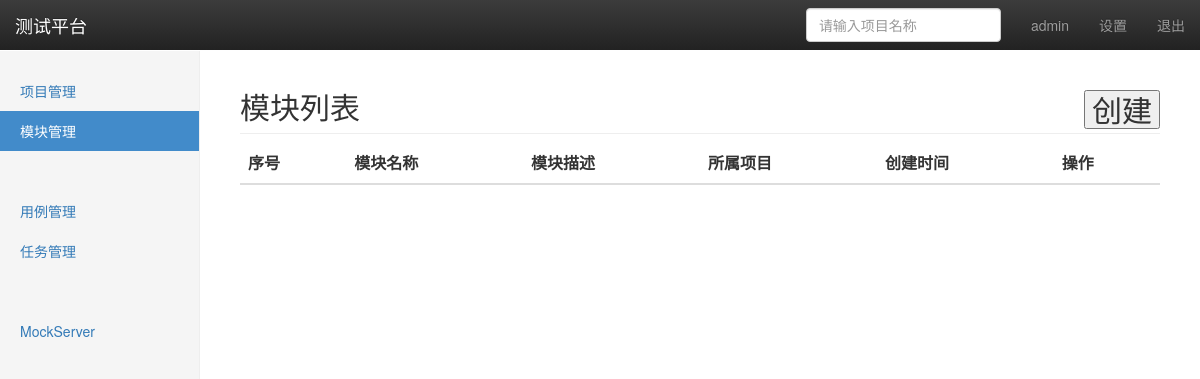
The page /manage/module/ (signed in) on the database as committed earlier.
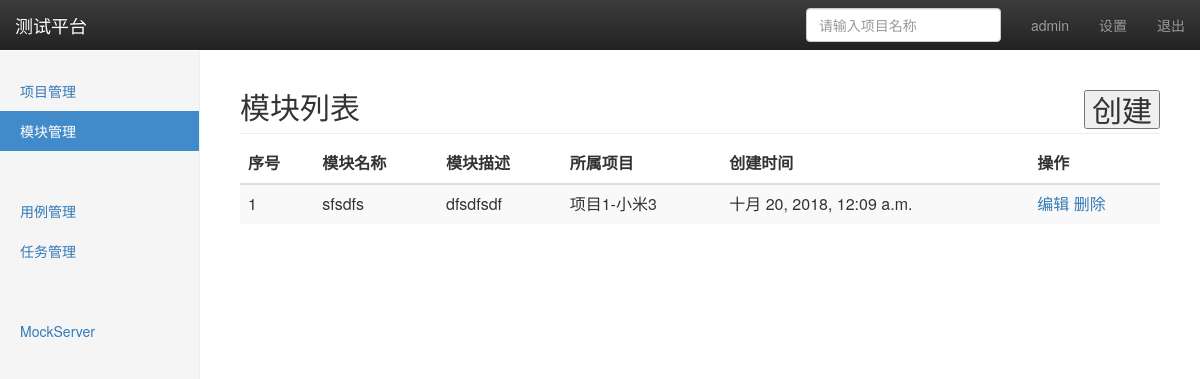
The same page on the database as committed later.
### project_app/models.py (models this page shows, shortened)
class module(models.Model):
	project = models.ForeignKey(project,on_delete=models.CASCADE)
	name = models.CharField('模块名称',max_length=50,default='')
	description = models.TextField('模块表述',default='')
	create_time = models.DateTimeField('创建时间',auto_now=True)

class project(models.Model):
	name = models.CharField('项目名称',max_length=50,blank=False,default='')
	description = models.TextField('项目描述',default='')
	status = models.BooleanField('状态',default=True)
	create_time = models.DateTimeField('创建时间',auto_now=True)
	def __str__(self):
		return self.name

### project_app/views/module_views.py (the view)
# urls.py: path('module/', module_views.module_manage),
@login_required
def module_manage(requests):
	username = requests.session.get('user','')
	module_all = module.objects.all()
	return render(requests,'module.html',{'user':username,'modules':module_all,'type':'list'})

### templates/module.html (shortened to what this page needs)
{% extends  'base.html' %}
{% block content %}
    <nav class="navbar navbar-inverse navbar-fixed-top">
      <div class="container-fluid">
        <div class="navbar-header">
          <a class="navbar-brand" href="#">测试平台</a>
        </div>
        <div id="navbar" class="navbar-collapse collapse">
          <ul class="nav navbar-nav navbar-right">
            <li><a href="#"> {{ user }}</a></li>
            <li><a href="#">设置</a></li>
            <li><a href="/logout/">退出</a></li>
          </ul>
          <form class="navbar-form navbar-right">
            <input type="text" class="form-control" placeholder="请输入项目名称">
          </form>
        </div>
      </div>
    </nav>
    <div class="container-fluid">
      <div class="row">
        <div class="col-sm-3 col-md-2 sidebar">
          <ul class="nav nav-sidebar">
            <li><a href="/manage/project/">项目管理</a></li>
            <li class="active"><a href="/manage/module/">模块管理</a></li>
            <li><a href="#"></a></li>
          </ul>
          <ul class="nav nav-sidebar">
            <li><a href="">用例管理</a></li>
            <li><a href="">任务管理</a></li>
          </ul>
          <ul class="nav nav-sidebar">
            <li><a href=""></a></li>
            <li><a href="">MockServer</a></li>
          </ul>
        </div>
    {% if type == 'list' %}
    <div class="col-sm-2 col-sm-offset-2 col-md-10 col-md-offset-2 main">
        <h2 class="sub-header">模块列表
          <button  type='button' style='float:right' onclick="window.location.href='add/'">创建</button>
        </h2>
          <div class="table-responsive">
            <table id='molist' class="table table-striped">
              <thead>
                <tr>
                  <th>序号</th>
                  <th>模块名称</th>
                  <th>模块描述</th>
                  <th>所属项目</th>
                  <th>创建时间</th>
                  <th>操作</th>
                </tr>
              </thead>
              <tbody>
                {% for module in modules %}
                <tr>
                  <td>{{ forloop.counter }}</td>
                  <td>{{ module.name }}</td>
                  <td>{{ module.description }}</td>
                  <td>{{ module.project }}</td>
                  <td>{{ module.create_time}}</td>
                  <td>
                    <a href="edit/{{ module.id }}/">编辑</a>
                    <a href="del/{{  module.id }}/">删除</a>
                  </td>
                </tr>
                {% endfor %}
              </tbody>
            </table>
          </div>
        </div>
      </div>
    </div>
    {% endif %}
{% endblock %}

Rows that differ between the two databases and show on the page:
added module: name "sfsdfs", description "dfsdfsdf", project "项目1-小米3", create_time "十月 20, 2018, 12:09 a.m."
